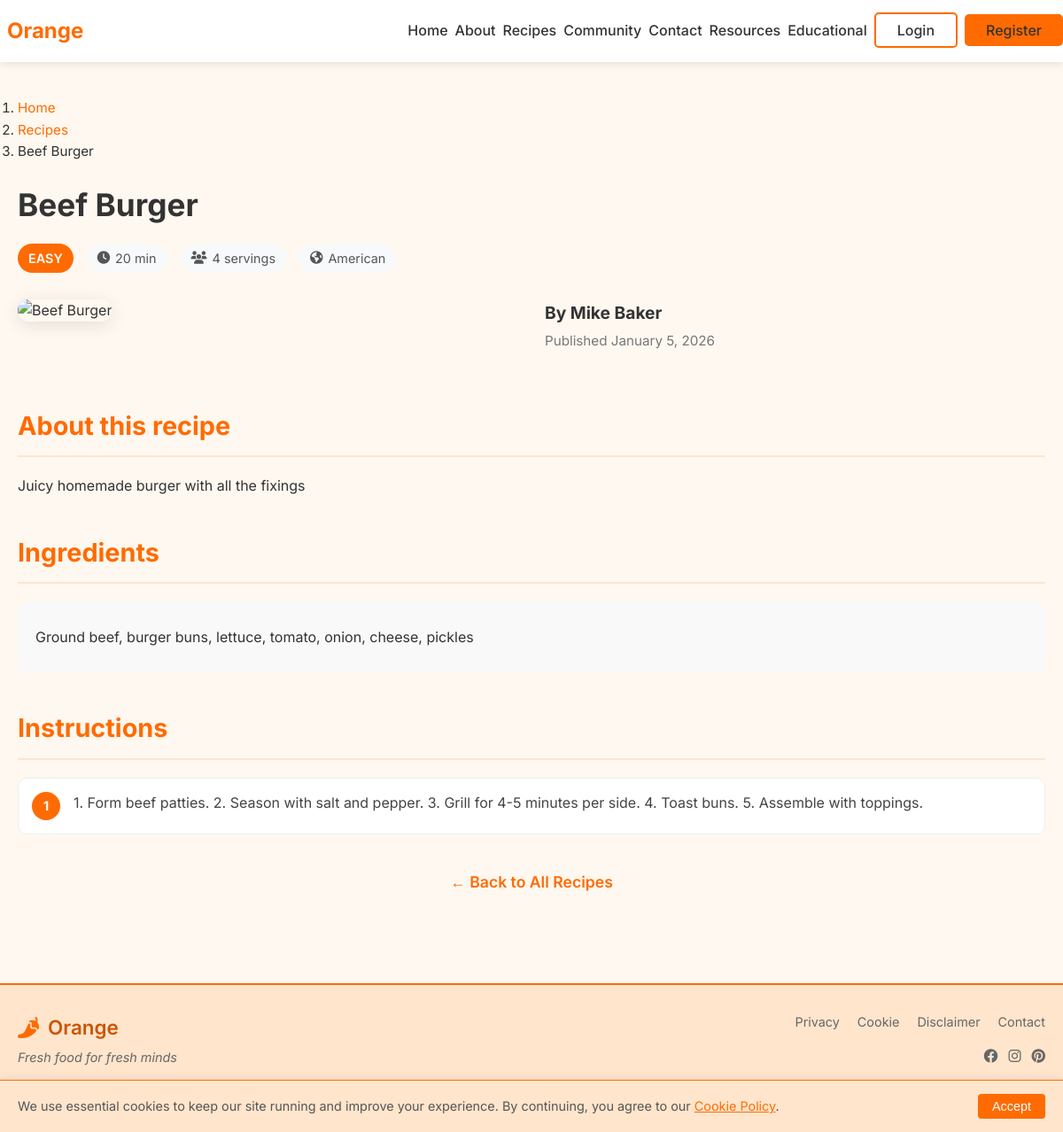
Before: /recipe-detail.php?id=6 with the older database file.
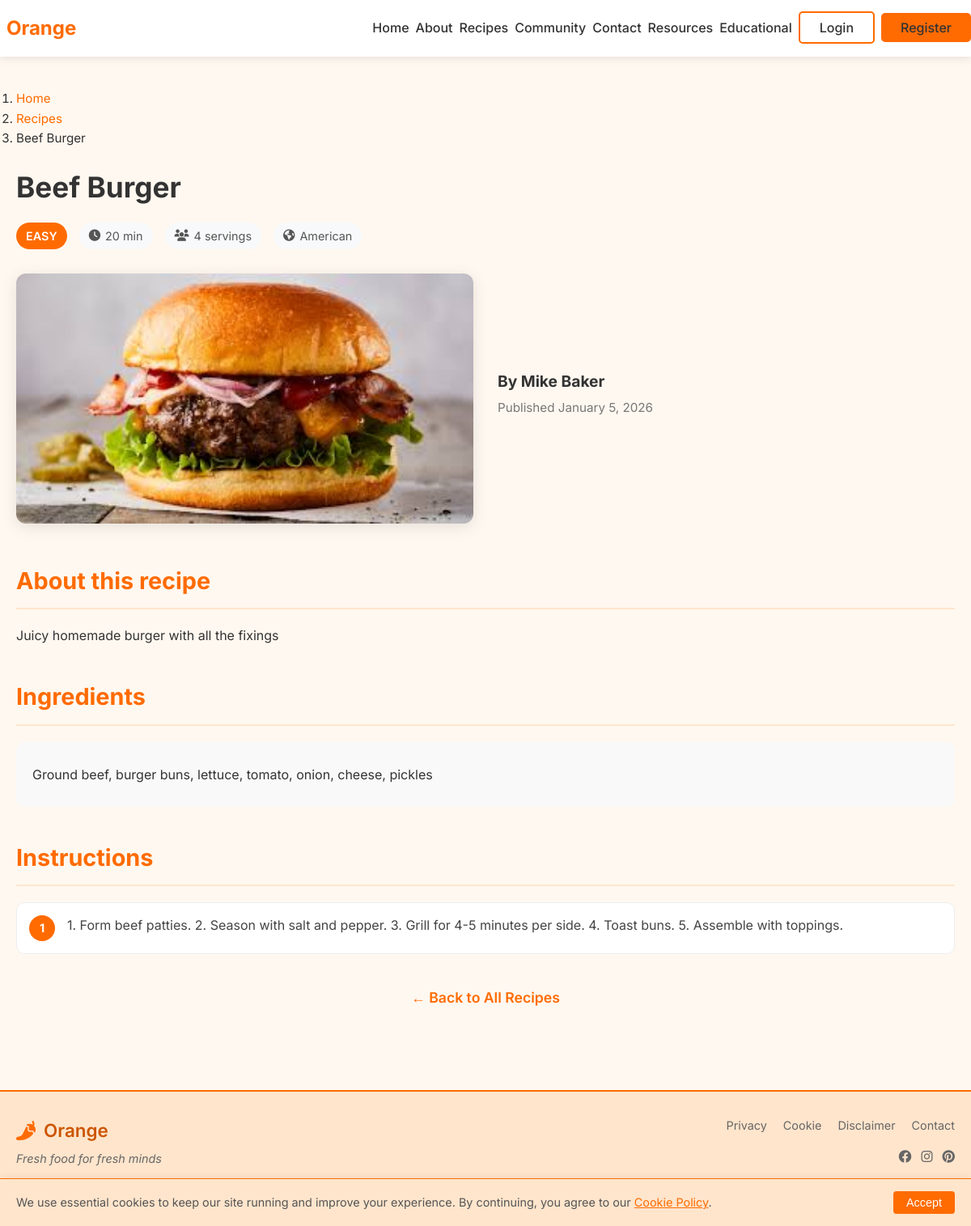
After: the same page with the newer database file.
### tables this page shows
CREATE TABLE `recipes` (
  `id` int(11) NOT NULL,
  `user_id` int(11) NOT NULL,
  `title` varchar(200) NOT NULL,
  `description` text DEFAULT NULL,
  `ingredients` text NOT NULL,
  `instructions` text NOT NULL,
  `cooking_time` int(11) DEFAULT NULL,
  `servings` int(11) DEFAULT NULL,
  `difficulty_level` enum('Easy','Medium','Hard') DEFAULT NULL,
  `cuisine_type` varchar(50) DEFAULT NULL,
  `dietary_preference` varchar(50) DEFAULT NULL,
  `featured_image` varchar(255) DEFAULT NULL,
  `views` int(11) DEFAULT 0,
  `is_featured` tinyint(1) DEFAULT 0,
  `created_at` timestamp NOT NULL DEFAULT current_timestamp(),
  `updated_at` timestamp NOT NULL DEFAULT current_timestamp() ON UPDATE current_timestamp()
);

CREATE TABLE `users` (
  `id` int(11) NOT NULL,
  `first_name` varchar(50) NOT NULL,
  `last_name` varchar(50) NOT NULL,
  `email` varchar(100) NOT NULL,
  `password` varchar(255) NOT NULL,
  `bio` text DEFAULT NULL,
  `failed_attempts` int(11) DEFAULT 0,
  `locked_until` datetime DEFAULT NULL,
  `is_admin` tinyint(1) DEFAULT 0,
  `created_at` timestamp NOT NULL DEFAULT current_timestamp(),
  `updated_at` timestamp NOT NULL DEFAULT current_timestamp() ON UPDATE current_timestamp()
);

### recipe-detail.php (the view, shortened to what this page needs)
<?php
include 'includes/header.php';
$recipe_id = $_GET['id'] ?? null;
$database = new Database();
$db = $database->getConnection();
try {
    $query = "
        SELECT r.*, u.first_name, u.last_name
        FROM recipes r
        LEFT JOIN users u ON r.user_id = u.id
        WHERE r.id = ?
        LIMIT 1
    ";
    $stmt = $db->prepare($query);
    $stmt->execute([$recipe_id]);
    $recipe = $stmt->fetch(PDO::FETCH_ASSOC);
} catch (PDOException $e) {
    echo '<div class="container"><div class="alert alert-danger">Error loading recipe.</div></div>';
    include 'includes/footer.php';
    exit();
}
?>
<div class="container recipe-detail-container">
    <nav aria-label="breadcrumb" style="margin: 20px 0;">
        <ol class="breadcrumb">
            <li class="breadcrumb-item"><a href="index.php">Home</a></li>
            <li class="breadcrumb-item"><a href="recipes.php">Recipes</a></li>
            <li class="breadcrumb-item active"><?= htmlspecialchars($recipe['title']) ?></li>
        </ol>
    </nav>
    <div class="recipe-header">
        <h1><?= htmlspecialchars($recipe['title']) ?></h1>
        <div class="recipe-meta-top">
            <span class="difficulty <?= strtolower($recipe['difficulty_level'] ?? 'easy') ?>">
                <?= htmlspecialchars($recipe['difficulty_level'] ?? 'Easy') ?>
            </span>
            <span><i class="fas fa-clock"></i> <?= (int)($recipe['cooking_time'] ?? 30) ?> min</span>
            <span><i class="fas fa-users"></i> <?= (int)($recipe['servings'] ?? 4) ?> servings</span>
            <?php if (!empty($recipe['cuisine_type'])): ?>
                <span><i class="fas fa-globe-americas"></i> <?= htmlspecialchars($recipe['cuisine_type']) ?></span>
            <?php endif; ?>
        </div>
    </div>
    <div class="recipe-main">
        <div class="recipe-image-container">
            <?php if (!empty($recipe['featured_image'])): ?>
                <img src="<?= htmlspecialchars($recipe['featured_image']) ?>"
                     alt="<?= htmlspecialchars($recipe['title']) ?>"
                     class="recipe-main-image"
                     onerror="this.src='https://images.unsplash.com/photo-1490818387583-1baba5e638af?w=800&auto=format&fit=crop';">
            <?php else: ?>
                <img src="https://images.unsplash.com/photo-1490818387583-1baba5e638af?w=800&auto=format&fit=crop"
                     alt="<?= htmlspecialchars($recipe['title']) ?>"
                     class="recipe-main-image">
            <?php endif; ?>
        </div>
        <div class="recipe-info">
            <div class="author-card">
                <div class="author-info">
                    <h4>By <?= htmlspecialchars($recipe['first_name'] . ' ' . $recipe['last_name']) ?></h4>
                    <p>Published <?= date('F j, Y', strtotime($recipe['created_at'])) ?></p>
                </div>
            </div>
        </div>
    </div>
    <?php if (!empty($recipe['description'])): ?>
        <div class="recipe-section">
            <h2>About this recipe</h2>
            <p><?= nl2br(htmlspecialchars($recipe['description'])) ?></p>
        </div>
    <?php endif; ?>
    <div class="recipe-section">
        <h2>Ingredients</h2>
        <div class="ingredients-list">
            <?php
            $ingredients = trim($recipe['ingredients']);
            if (!empty($ingredients)) {
                $lines = preg_split('/\r\n|\r|\n/', $ingredients);
                foreach ($lines as $line) {
                    $line = trim($line);
                    if (!empty($line)) {
                        echo '<div class="ingredient-item">' . htmlspecialchars($line) . '</div>';
                    }
                }
            }
            ?>
        </div>
    </div>
    <div class="recipe-section">
        <h2>Instructions</h2>
        <div class="instructions-list">
            <?php
            $instructions = trim($recipe['instructions']);
            if (!empty($instructions)) {
                $steps = preg_split('/\r\n|\r|\n/', $instructions);
                foreach ($steps as $index => $step) {
                    $step = trim($step);
                    if (!empty($step)) {
                        echo '<div class="instruction-step">';
                        echo '<span class="step-number">' . ($index + 1) . '</span>';
                        echo '<div class="step-content">' . htmlspecialchars($step) . '</div>';
                        echo '</div>';
                    }
                }
            }
            ?>
        </div>
    </div>
    <div class="back-link">
        <a href="recipes.php">&larr; Back to All Recipes</a>
    </div>
</div>
<?php include 'includes/footer.php'; ?>

Changed rows visible on the page:
changed recipes "Ground beef, burger buns, lettuce, tomato, onion, cheese, pickles": featured_image: picture added
